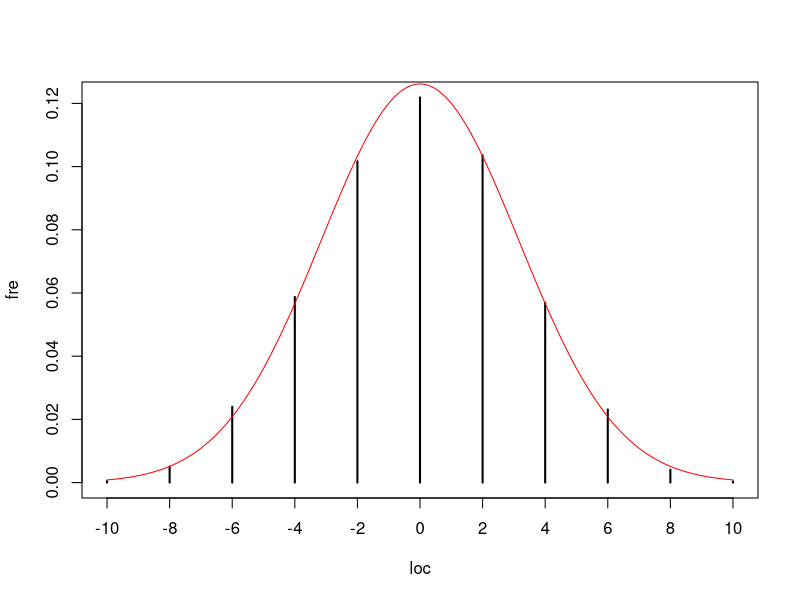
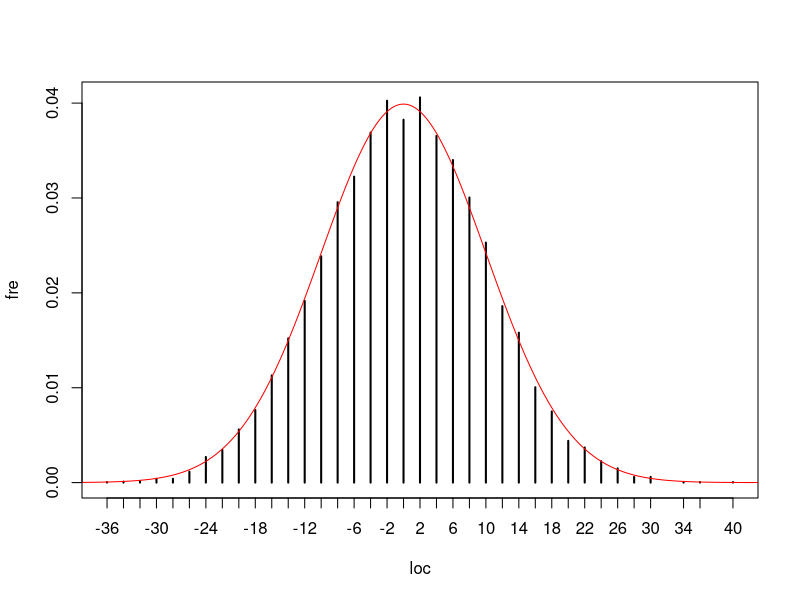
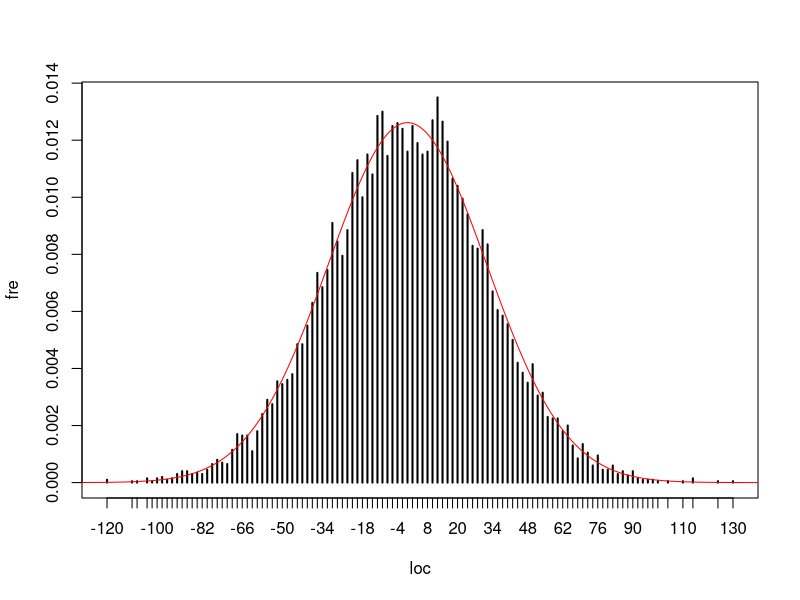

Generate these figures, in order, with R:
RW <- function(N, sample_size, fname){
  x <- N - 2 * rbinom(sample_size, N, 0.5)
  x_normalized <- table(x)/sample_size/2
  png(fname, width = 4, height = 4, units = 'in', res = 300)
  # dot plot for random walk
  plot(x_normalized, xlab = 'loc', ylab = 'fre', main='', pch=10)
  # line plot for normal distribution
  norm_x <- (c(0:sample_size)/(sample_size/2) - 1 ) * N
  norm_y <- dnorm(norm_x, 0, sqrt(N))
  lines(norm_x, norm_y, col='red')
  dev.off()
}

RW(10, 10000, 'ex6-1b_N_10.png')
RW(100, 10000, 'ex6-1b_N_100.png')
RW(1000, 10000, 'ex6-1b_N_1000.png')
